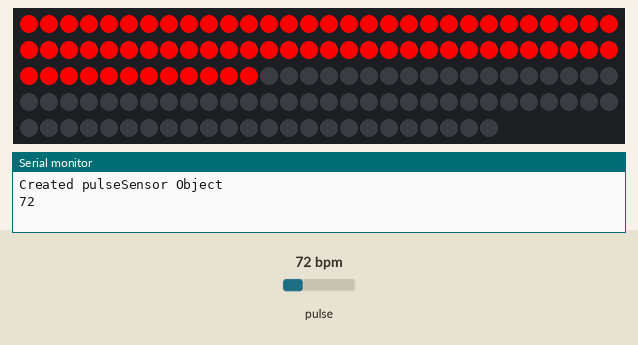
The sketch below on a simulated Arduino Uno, built with avr-gcc and run on an emulated ATmega328P. Shown: 144 RGB LEDs in strip order, left to right, continuing on the next row, the last lines printed to the serial monitor. The inputs (shaded band) are chosen by the test bench; at power-on: pulse 72 bpm.

Above: at 1.4 s.
1.5 s: pulse set to 158 bpm
At 2.5 s:
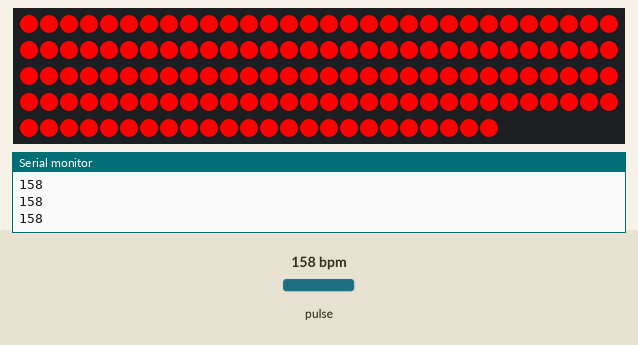
3.0 s: pulse set to 42 bpm
At 4.6 s:
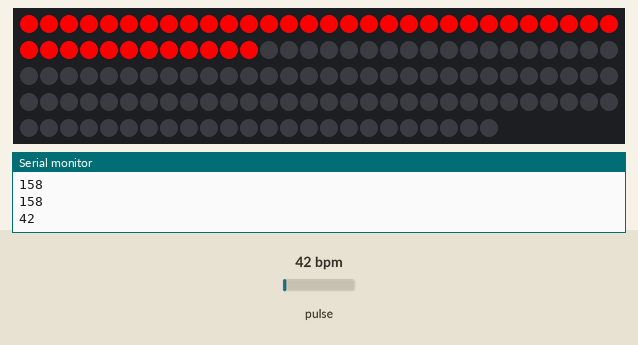
5.5 s: pulse set to 70 bpm
At 7.0 s:
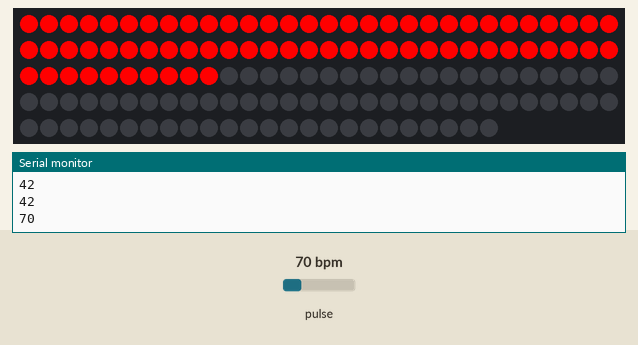
Timing chart, 0 to 8.5 s (numbered marks = the images above; inputs shaded):
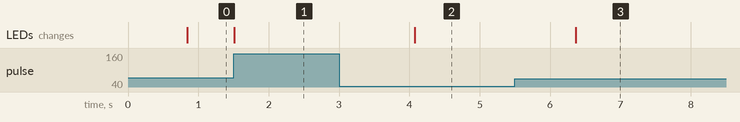

Measured:
- after the input at 1.5 s, the LEDs: change at once (image 1)
- after the input at 3.0 s, the LEDs: change after 1.1 s (image 2)
- after the input at 5.5 s, the LEDs: change after 0.86 s (image 3)

The sketch:

LightBPM.ino
```cpp
#define USE_ARDUINO_INTERRUPTS true
#include <PulseSensorPlayground.h>  // Includes the PulseSensor Library.

#include <Adafruit_NeoPixel.h>  //neopixel library
#define PIN 6
#define NUMPIXELS 144  // Popular NeoPixel size
Adafruit_NeoPixel pixels(NUMPIXELS, PIN, NEO_GRBW + NEO_KHZ800);

//  Variables
const int PulseWire = 0;
int Threshold = 550;

PulseSensorPlayground pulseSensor;  // Creates a PulseSensor object called "pulseSensor"

void setup() {

  pixels.begin();      // INITIALIZE NeoPixel strip object
  Serial.begin(9600);  // Serial Monitor
  pulseSensor.analogInput(PulseWire);
  pulseSensor.setThreshold(Threshold);

  if (pulseSensor.begin()) {  //checks that pulsesensor object is present
    Serial.println("Created pulseSensor Object");
  }
}


void loop() {

  pixels.clear();


  if (pulseSensor.sawStartOfBeat()) {  // constantly checks if a beat happens

    int myBPM = pulseSensor.getBeatsPerMinute();

    Serial.println(myBPM);


    for (int i = 0; i < myBPM; i++) {

      pixels.setPixelColor(i, pixels.Color(255, 0, 0, 0));
    }

    pixels.show();  // Send the updated pixel colors to the hardware.

    delay(20);
  }
}
```
